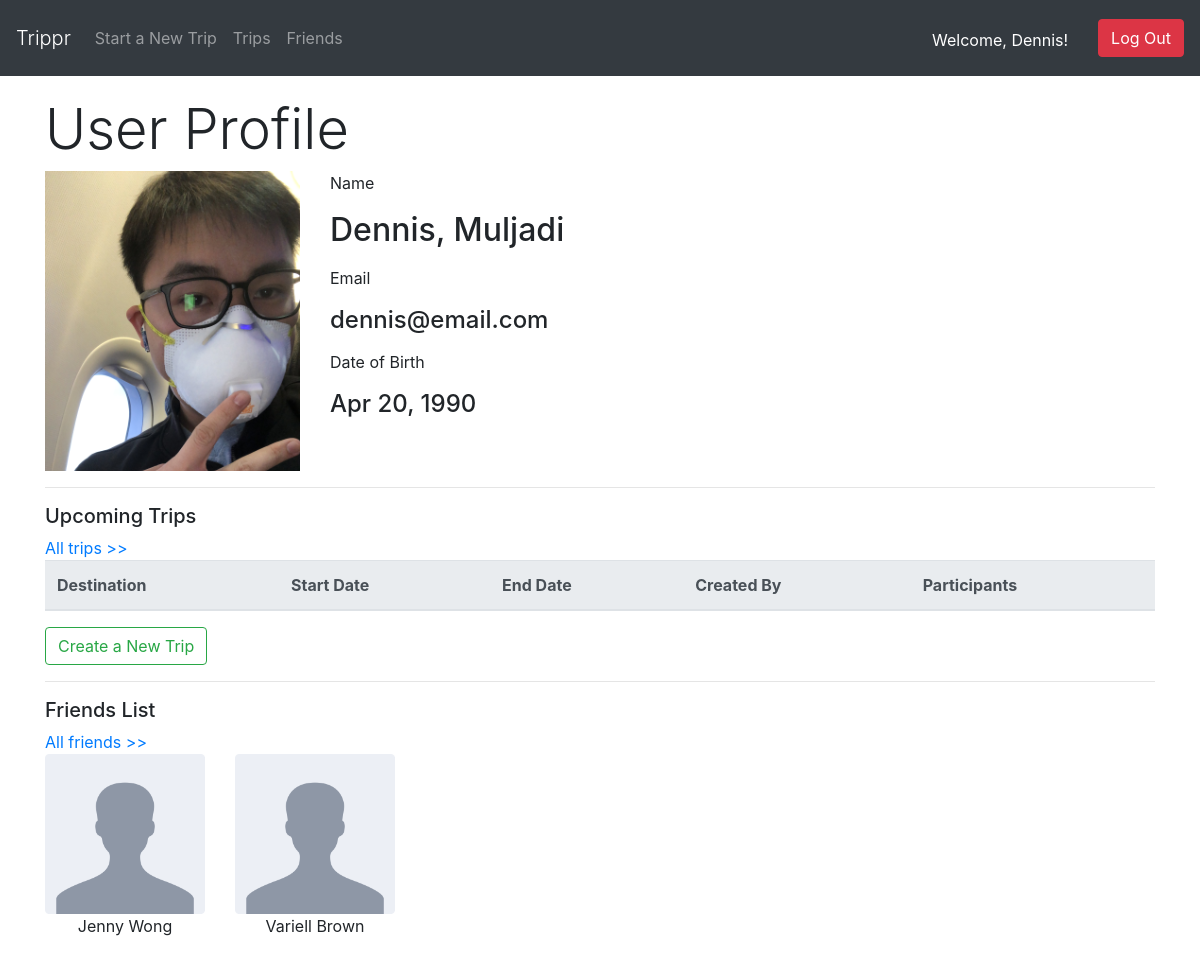
The page /dashboard/ (signed in) on the database its author committed.
### login_register_app/models.py (models this page shows)
class User(models.Model):
    first_name = models.CharField(max_length=255)
    last_name = models.CharField(max_length=255)
    birthday = models.DateField()
    email = models.CharField(max_length=255)
    password = models.CharField(max_length=255)
    friends = models.ManyToManyField('self')
    prof_pic = models.ImageField(upload_to='profile_image', blank=True, null=True)
    created_at = models.DateTimeField(auto_now_add=True)
    updated_at = models.DateTimeField(auto_now=True)
    objects = UserManager()

### trip_app/views.py (the view)
# urls.py: path('', views.user_dashboard),
def user_dashboard(request):
    context = {
        "all_trips": Trip.objects.all(),
        "curr_user": User.objects.get(id=request.session['user_id']),
        "today": datetime.now()
    }
    return render(request, 'user_dashboard.html', context)

### trip_app/templates/user_dashboard.html (shortened to what this page needs)
<!DOCTYPE html>
<html lang="en">
<head>
    <link rel="stylesheet" href="https://stackpath.bootstrapcdn.com/bootstrap/4.5.0/css/bootstrap.min.css">
    {% load static %}
    <link rel="stylesheet" type="text/css" href="{% static 'css/style.css' %}">
</head>
<body>
    <nav class="navbar navbar-dark bg-dark navbar-expand-lg">
        <a class="navbar-brand display-4" href="/dashboard">Trippr</a>
        <div class="collapse navbar-collapse" id="navbarSupportedContent">
            <ul class="navbar-nav mr-auto">
                <li class="nav-item">
                    <a class="nav-link" href="/dashboard/trips/new" tabindex="-1" aria-disabled="true">Start a New Trip</a>
                </li>
                <li class="nav-item">
                    <a class="nav-link" href="/dashboard/trips" tabindex="-1" aria-disabled="true">Trips</a>
                </li>
                <li class="nav-item">
                    <a class="nav-link" href="/dashboard/friends" tabindex="-1" aria-disabled="true">Friends</a>
                </li>
            </ul>
        </div>
        <p class="greet">Welcome, {{ curr_user.first_name|title }}!</p>
        <form class="form-inline my-2 my-lg-0" method="POST" action="/logout">
            <button class="btn btn-danger my-2 my-sm-0" type="submit">Log Out</button>
        </form>
    </nav>
    <div class="container">
        <h4 class="display-4">User Profile</h4>
        <div class="row">
            <div class="col-3 friend">
                {% if not curr_user.prof_pic %}
                    <img src="{% static '/img/profile-placeholder.png' %}" alt="Profile Picture" class="prof-pic">
                {% else %}
                    <img src="{{ curr_user.prof_pic.url }}" alt="Profile Picture" class="prof-pic">
                {% endif %}
            </div>
            <div class="col-9">
                <div class="form-group">
                    <p>Name</p>
                    <h2>{{ curr_user.first_name|title }}, {{ curr_user.last_name|title }}</h2>
                </div>
                <div class="form-group">
                    <p>Email</p>
                    <h4>{{ curr_user.email }}</h4>
                </div>
                <div class="form-group">
                    <p>Date of Birth</p>
                    <h4>{{ curr_user.birthday|date:'M d, Y' }}</h4>
                </div>
            </div>
        </div>
        <hr>
        <div class="row justify-content-center">
            <div class="col-12">
                <h5>Upcoming Trips</h5>
                <a href="/dashboard/trips">All trips >></a>
                <table class="table">
                    <thead class="thead-light">
                         <tr>
                            <th>Destination</th>
                            <th>Start Date</th>
                            <th>End Date</th>
                            <th>Created By</th>
                            <th>Participants</th>
                       </tr>
                   </thead>
                </table>
                <form action="/dashboard/trips/new" method="GET">
                   <button type="submit" class="btn btn-outline-success">Create a New Trip</button>
                </form>
                <hr>
                <h5>Friends List</h5>
                <a href="/dashboard/friends">All friends >></a>
                <div class="row">
                    {% for friend in curr_user.friends.all|slice:":6" %}
                    <div class="col-2 friend">
                        {% if not friend.prof_pic %}
                        <img src="{% static '/img/profile-placeholder.png' %}" alt="Profile Picture" class="prof-pic">
                        {% else %}
                        <img src="{{ friend.prof_pic.url }}" alt="Profile Picture" class="prof-pic">
                        {% endif %}
                        <p>{{ friend.first_name|title }} {{ friend.last_name|title }}</p>
                    </div>
                    {% endfor %}
                </div>
            </div>
        </div>
    </div>
</body>
</html>

### trip_app/static/css/style.css (style rules this page uses)
.container { margin-top: 20px; }
img.prof-pic { width: 100%; height: auto; }
div.friend { height: 300px; margin: 0px 0 0 0px; overflow: hidden; }
.friend p { text-align: center; margin-bottom: 10px; }
.col-2 { margin-bottom: 10px; }
p.greet { color: white; margin-top: 20px; margin-right: 30px; }

### rows shown on the page
User: first_name "Dennis", prof_pic (picture), last_name "Muljadi", email "dennis@email.com", birthday "Apr 20, 1990"
User: first_name "Jenny", last_name "Wong"
User: first_name "Variell", last_name "Brown"
